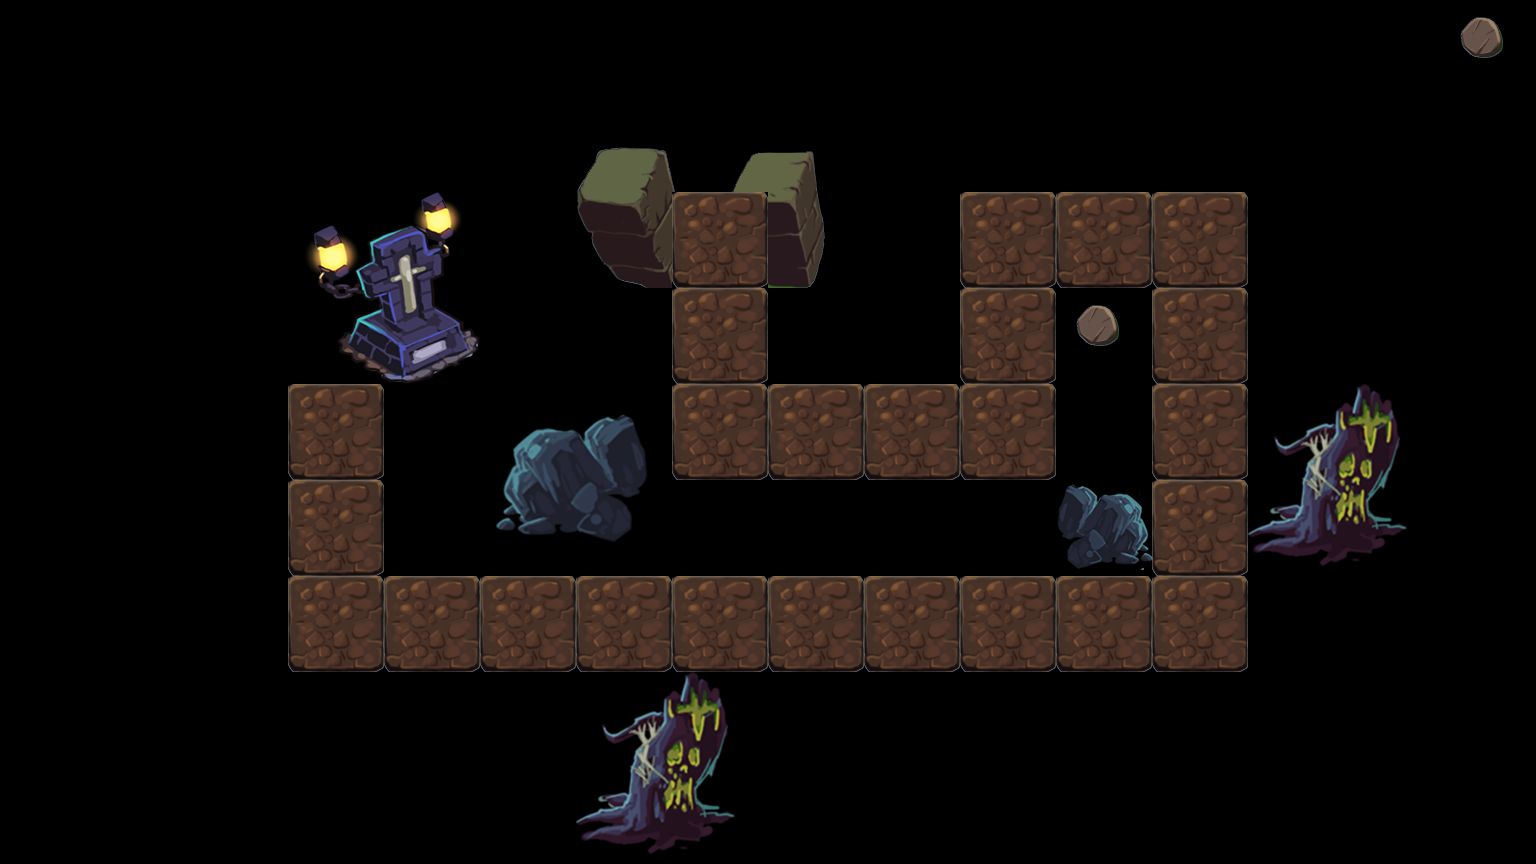

Below is a game level as drawn by its tile map, then a one-line description and the .tmx that defines it (tile-layer data replaced by summaries):
An orthogonal 16x9 tile map with 96x96 px tiles, 1 tile layer (bg) and 8 objects (0, 1, 2, 3, 4, ...).

<map version="1.0" orientation="orthogonal" renderorder="right-down" width="16" height="9" tilewidth="96" tileheight="96" nextobjectid="9">
 <tileset firstgid="1" name="tiles" tilewidth="96" tileheight="96">
  <image source="tiles.png" trans="ff00ff" width="768" height="576" />
  <tile id="19">
   <properties>
    <property name="canTouch" value="0" />
   </properties>
  </tile>
  <tile id="23">
   <properties>
    <property name="canTouch" value="1" />
   </properties>
  </tile>
  <tile id="38">
   <properties>
    <property name="" value="" />
   </properties>
  </tile>
 </tileset>
 <layer name="bg" width="16" height="9">
  <data>[144 cells, 144 non-empty, 22 distinct tile ids]</data>
 </layer>
 <objectgroup name="obj">
  <object id="1" name="0" x="715" y="233" />
  <object id="2" name="1" x="742" y="400" />
  <object id="3" name="2" x="985" y="394" />
  <object id="4" name="3" x="1018" y="218" />
  <object id="5" name="4" x="1218" y="215" />
  <object id="6" name="5" x="1185" y="585" />
  <object id="7" name="6" x="327" y="594" />
  <object id="8" name="7" x="358" y="330" />
 </objectgroup>
</map>
